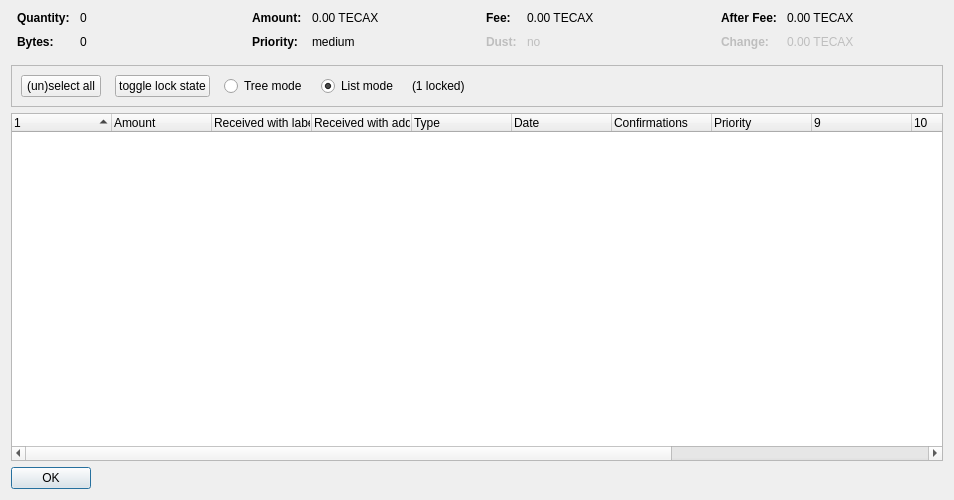
<?xml version="1.0" encoding="UTF-8"?>
<ui version="4.0">
 <class>CoinControlDialog</class>
 <widget class="QDialog" name="CoinControlDialog">
  <property name="geometry">
   <rect>
    <x>0</x>
    <y>0</y>
    <width>954</width>
    <height>500</height>
   </rect>
  </property>
  <property name="windowTitle">
   <string>Coin Selection</string>
  </property>
  <layout class="QVBoxLayout" name="verticalLayout">
   <item>
    <layout class="QHBoxLayout" name="horizontalLayoutTop" stretch="0,0,0,0">
     <property name="topMargin">
      <number>0</number>
     </property>
     <property name="bottomMargin">
      <number>10</number>
     </property>
     <item>
      <layout class="QFormLayout" name="formLayoutCoinControl1">
       <property name="horizontalSpacing">
        <number>10</number>
       </property>
       <property name="verticalSpacing">
        <number>10</number>
       </property>
       <property name="leftMargin">
        <number>6</number>
       </property>
       <property name="rightMargin">
        <number>6</number>
       </property>
       <item row="0" column="0">
        <widget class="QLabel" name="labelCoinControlQuantityText">
         <property name="font">
          <font>
           <weight>75</weight>
           <bold>true</bold>
          </font>
         </property>
         <property name="text">
          <string>Quantity:</string>
         </property>
        </widget>
       </item>
       <item row="0" column="1">
        <widget class="QLabel" name="labelCoinControlQuantity">
         <property name="cursor">
          <cursorShape>IBeamCursor</cursorShape>
         </property>
         <property name="contextMenuPolicy">
          <enum>Qt::ActionsContextMenu</enum>
         </property>
         <property name="text">
          <string notr="true">0</string>
         </property>
         <property name="textInteractionFlags">
          <set>Qt::LinksAccessibleByMouse|Qt::TextSelectableByKeyboard|Qt::TextSelectableByMouse</set>
         </property>
        </widget>
       </item>
       <item row="1" column="0">
        <widget class="QLabel" name="labelCoinControlBytesText">
         <property name="font">
          <font>
           <weight>75</weight>
           <bold>true</bold>
          </font>
         </property>
         <property name="text">
          <string>Bytes:</string>
         </property>
        </widget>
       </item>
       <item row="1" column="1">
        <widget class="QLabel" name="labelCoinControlBytes">
         <property name="cursor">
          <cursorShape>IBeamCursor</cursorShape>
         </property>
         <property name="contextMenuPolicy">
          <enum>Qt::ActionsContextMenu</enum>
         </property>
         <property name="text">
          <string notr="true">0</string>
         </property>
         <property name="textInteractionFlags">
          <set>Qt::LinksAccessibleByMouse|Qt::TextSelectableByKeyboard|Qt::TextSelectableByMouse</set>
         </property>
        </widget>
       </item>
      </layout>
     </item>
     <item>
      <layout class="QFormLayout" name="formLayoutCoinControl2">
       <property name="horizontalSpacing">
        <number>10</number>
       </property>
       <property name="verticalSpacing">
        <number>10</number>
       </property>
       <property name="leftMargin">
        <number>6</number>
       </property>
       <property name="rightMargin">
        <number>6</number>
       </property>
       <item row="0" column="0">
        <widget class="QLabel" name="labelCoinControlAmountText">
         <property name="font">
          <font>
           <weight>75</weight>
           <bold>true</bold>
          </font>
         </property>
         <property name="text">
          <string>Amount:</string>
         </property>
        </widget>
       </item>
       <item row="0" column="1">
        <widget class="QLabel" name="labelCoinControlAmount">
         <property name="cursor">
          <cursorShape>IBeamCursor</cursorShape>
         </property>
         <property name="contextMenuPolicy">
          <enum>Qt::ActionsContextMenu</enum>
         </property>
         <property name="text">
          <string notr="true">0.00 TECAX</string>
         </property>
         <property name="textInteractionFlags">
          <set>Qt::LinksAccessibleByMouse|Qt::TextSelectableByKeyboard|Qt::TextSelectableByMouse</set>
         </property>
        </widget>
       </item>
       <item row="1" column="0">
        <widget class="QLabel" name="labelCoinControlPriorityText">
         <property name="font">
          <font>
           <weight>75</weight>
           <bold>true</bold>
          </font>
         </property>
         <property name="text">
          <string>Priority:</string>
         </property>
        </widget>
       </item>
       <item row="1" column="1">
        <widget class="QLabel" name="labelCoinControlPriority">
         <property name="cursor">
          <cursorShape>IBeamCursor</cursorShape>
         </property>
         <property name="contextMenuPolicy">
          <enum>Qt::ActionsContextMenu</enum>
         </property>
         <property name="text">
          <string>medium</string>
         </property>
         <property name="textInteractionFlags">
          <set>Qt::LinksAccessibleByMouse|Qt::TextSelectableByKeyboard|Qt::TextSelectableByMouse</set>
         </property>
        </widget>
       </item>
      </layout>
     </item>
     <item>
      <layout class="QFormLayout" name="formLayoutCoinControl3">
       <property name="horizontalSpacing">
        <number>10</number>
       </property>
       <property name="verticalSpacing">
        <number>10</number>
       </property>
       <property name="leftMargin">
        <number>6</number>
       </property>
       <property name="rightMargin">
        <number>6</number>
       </property>
       <item row="0" column="0">
        <widget class="QLabel" name="labelCoinControlFeeText">
         <property name="font">
          <font>
           <weight>75</weight>
           <bold>true</bold>
          </font>
         </property>
         <property name="text">
          <string>Fee:</string>
         </property>
        </widget>
       </item>
       <item row="0" column="1">
        <widget class="QLabel" name="labelCoinControlFee">
         <property name="cursor">
          <cursorShape>IBeamCursor</cursorShape>
         </property>
         <property name="contextMenuPolicy">
          <enum>Qt::ActionsContextMenu</enum>
         </property>
         <property name="text">
          <string notr="true">0.00 TECAX</string>
         </property>
         <property name="textInteractionFlags">
          <set>Qt::LinksAccessibleByMouse|Qt::TextSelectableByKeyboard|Qt::TextSelectableByMouse</set>
         </property>
        </widget>
       </item>
       <item row="1" column="0">
        <widget class="QLabel" name="labelCoinControlLowOutputText">
         <property name="enabled">
          <bool>false</bool>
         </property>
         <property name="font">
          <font>
           <weight>75</weight>
           <bold>true</bold>
          </font>
         </property>
         <property name="text">
          <string>Dust:</string>
         </property>
        </widget>
       </item>
       <item row="1" column="1">
        <widget class="QLabel" name="labelCoinControlLowOutput">
         <property name="enabled">
          <bool>false</bool>
         </property>
         <property name="cursor">
          <cursorShape>IBeamCursor</cursorShape>
         </property>
         <property name="contextMenuPolicy">
          <enum>Qt::ActionsContextMenu</enum>
         </property>
         <property name="text">
          <string>no</string>
         </property>
         <property name="textInteractionFlags">
          <set>Qt::LinksAccessibleByMouse|Qt::TextSelectableByKeyboard|Qt::TextSelectableByMouse</set>
         </property>
        </widget>
       </item>
      </layout>
     </item>
     <item>
      <layout class="QFormLayout" name="formLayoutCoinControl4">
       <property name="horizontalSpacing">
        <number>10</number>
       </property>
       <property name="verticalSpacing">
        <number>10</number>
       </property>
       <property name="leftMargin">
        <number>6</number>
       </property>
       <property name="rightMargin">
        <number>6</number>
       </property>
       <item row="0" column="0">
        <widget class="QLabel" name="labelCoinControlAfterFeeText">
         <property name="font">
          <font>
           <weight>75</weight>
           <bold>true</bold>
          </font>
         </property>
         <property name="text">
          <string>After Fee:</string>
         </property>
        </widget>
       </item>
       <item row="0" column="1">
        <widget class="QLabel" name="labelCoinControlAfterFee">
         <property name="cursor">
          <cursorShape>IBeamCursor</cursorShape>
         </property>
         <property name="contextMenuPolicy">
          <enum>Qt::ActionsContextMenu</enum>
         </property>
         <property name="text">
          <string notr="true">0.00 TECAX</string>
         </property>
         <property name="textInteractionFlags">
          <set>Qt::LinksAccessibleByMouse|Qt::TextSelectableByKeyboard|Qt::TextSelectableByMouse</set>
         </property>
        </widget>
       </item>
       <item row="1" column="0">
        <widget class="QLabel" name="labelCoinControlChangeText">
         <property name="enabled">
          <bool>false</bool>
         </property>
         <property name="font">
          <font>
           <weight>75</weight>
           <bold>true</bold>
          </font>
         </property>
         <property name="text">
          <string>Change:</string>
         </property>
        </widget>
       </item>
       <item row="1" column="1">
        <widget class="QLabel" name="labelCoinControlChange">
         <property name="enabled">
          <bool>false</bool>
         </property>
         <property name="cursor">
          <cursorShape>IBeamCursor</cursorShape>
         </property>
         <property name="contextMenuPolicy">
          <enum>Qt::ActionsContextMenu</enum>
         </property>
         <property name="text">
          <string notr="true">0.00 TECAX</string>
         </property>
         <property name="textInteractionFlags">
          <set>Qt::LinksAccessibleByMouse|Qt::TextSelectableByKeyboard|Qt::TextSelectableByMouse</set>
         </property>
        </widget>
       </item>
      </layout>
     </item>
    </layout>
   </item>
   <item>
    <widget class="QFrame" name="frame">
     <property name="minimumSize">
      <size>
       <width>0</width>
       <height>40</height>
      </size>
     </property>
     <property name="frameShape">
      <enum>QFrame::StyledPanel</enum>
     </property>
     <property name="frameShadow">
      <enum>QFrame::Sunken</enum>
     </property>
     <layout class="QHBoxLayout" name="horizontalLayout">
      <item>
       <layout class="QHBoxLayout" name="horizontalLayoutPanel" stretch="0,0,0,0,0,0">
        <property name="spacing">
         <number>14</number>
        </property>
        <item>
         <widget class="QPushButton" name="pushButtonSelectAll">
          <property name="sizePolicy">
           <sizepolicy hsizetype="Maximum" vsizetype="Fixed">
            <horstretch>0</horstretch>
            <verstretch>0</verstretch>
           </sizepolicy>
          </property>
          <property name="text">
           <string>(un)select all</string>
          </property>
          <property name="autoDefault">
           <bool>false</bool>
          </property>
         </widget>
        </item>
        <item>
         <widget class="QPushButton" name="pushButtonToggleLock">
          <property name="sizePolicy">
           <sizepolicy hsizetype="Maximum" vsizetype="Fixed">
            <horstretch>0</horstretch>
            <verstretch>0</verstretch>
           </sizepolicy>
          </property>
          <property name="text">
           <string>toggle lock state</string>
          </property>
          <property name="autoDefault">
           <bool>false</bool>
          </property>
         </widget>
        </item>
        <item>
         <widget class="QRadioButton" name="radioTreeMode">
          <property name="sizePolicy">
           <sizepolicy hsizetype="Maximum" vsizetype="Fixed">
            <horstretch>0</horstretch>
            <verstretch>0</verstretch>
           </sizepolicy>
          </property>
          <property name="text">
           <string>Tree mode</string>
          </property>
         </widget>
        </item>
        <item>
         <widget class="QRadioButton" name="radioListMode">
          <property name="sizePolicy">
           <sizepolicy hsizetype="Maximum" vsizetype="Fixed">
            <horstretch>0</horstretch>
            <verstretch>0</verstretch>
           </sizepolicy>
          </property>
          <property name="text">
           <string>List mode</string>
          </property>
          <property name="checked">
           <bool>true</bool>
          </property>
         </widget>
        </item>
        <item>
         <widget class="QLabel" name="labelLocked">
          <property name="text">
           <string>(1 locked)</string>
          </property>
         </widget>
        </item>
        <item>
         <spacer name="horizontalSpacer">
          <property name="orientation">
           <enum>Qt::Horizontal</enum>
          </property>
          <property name="sizeHint" stdset="0">
           <size>
            <width>40</width>
            <height>20</height>
           </size>
          </property>
         </spacer>
        </item>
       </layout>
      </item>
     </layout>
    </widget>
   </item>
   <item>
    <widget class="CoinControlTreeWidget" name="treeWidget">
     <property name="contextMenuPolicy">
      <enum>Qt::CustomContextMenu</enum>
     </property>
     <property name="sortingEnabled">
      <bool>false</bool>
     </property>
     <property name="columnCount">
      <number>13</number>
     </property>
     <attribute name="headerShowSortIndicator" stdset="0">
      <bool>true</bool>
     </attribute>
     <attribute name="headerStretchLastSection">
      <bool>false</bool>
     </attribute>
     <column>
      <property name="text">
       <string/>
      </property>
     </column>
     <column>
      <property name="text">
       <string>Amount</string>
      </property>
     </column>
     <column>
      <property name="text">
       <string>Received with label</string>
      </property>
     </column>
     <column>
      <property name="text">
       <string>Received with address</string>
      </property>
     </column>
     <column>
      <property name="text">
	<string>Type</string>
      </property>
     </column>
     <column>
      <property name="text">	 
       <string>Date</string>
      </property>
     </column>
     <column>
      <property name="text">
       <string>Confirmations</string>
      </property>
      <property name="toolTip">
       <string>Confirmed</string>
      </property>
     </column>
     <column>
      <property name="text">
       <string>Priority</string>
      </property>
     </column>
     <column>
      <property name="text">
       <string/>
      </property>
     </column>
     <column>
      <property name="text">
       <string/>
      </property>
     </column>
     <column>
      <property name="text">
       <string/>
      </property>
     </column>
     <column>
      <property name="text">
       <string/>
      </property>
     </column>
     <column>
      <property name="text">
       <string/>
      </property>
     </column>
    </widget>
   </item>
   <item>
    <widget class="QDialogButtonBox" name="buttonBox">
     <property name="sizePolicy">
      <sizepolicy hsizetype="Maximum" vsizetype="Fixed">
       <horstretch>0</horstretch>
       <verstretch>0</verstretch>
      </sizepolicy>
     </property>
     <property name="orientation">
      <enum>Qt::Horizontal</enum>
     </property>
     <property name="standardButtons">
      <set>QDialogButtonBox::Ok</set>
     </property>
    </widget>
   </item>
  </layout>
 </widget>
 <customwidgets>
  <customwidget>
   <class>CoinControlTreeWidget</class>
   <extends>QTreeWidget</extends>
   <header>coincontroltreewidget.h</header>
  </customwidget>
 </customwidgets>
 <resources/>
 <connections/>
</ui>
